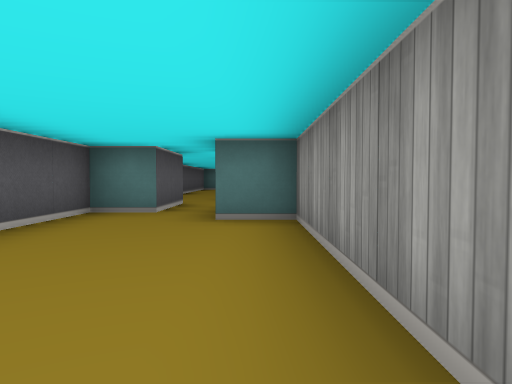
View 1 (above)

13 first-person views from a walk through a cub3D maze. The camera is about half as high as the walls, tilts 2° down and sees 70° across. The floor is counted in squares. Each view is taken from the middle of a square. On the plan, view 1 faces up. The plan holds only what a view shows up to about 9 squares ahead; the rest is blank.

View 2
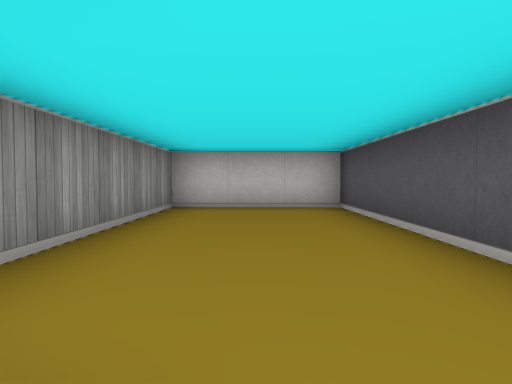

View 3
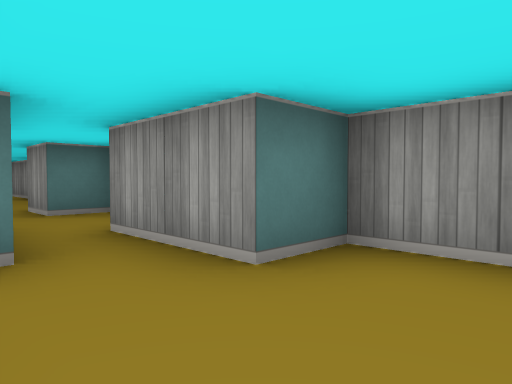

View 4
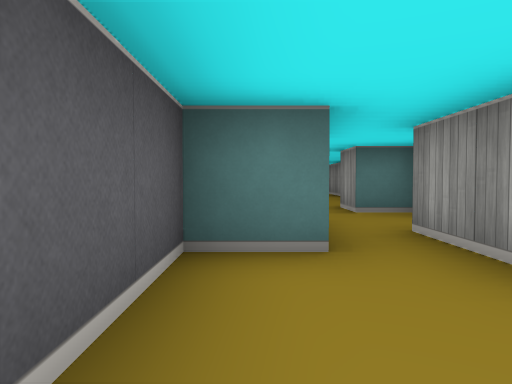

View 5
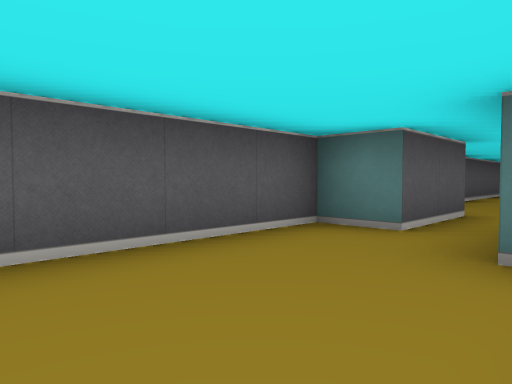

View 6
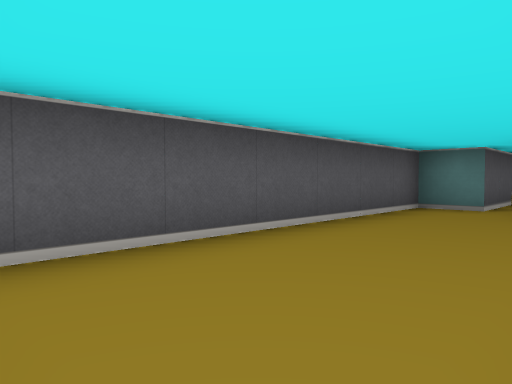

View 7
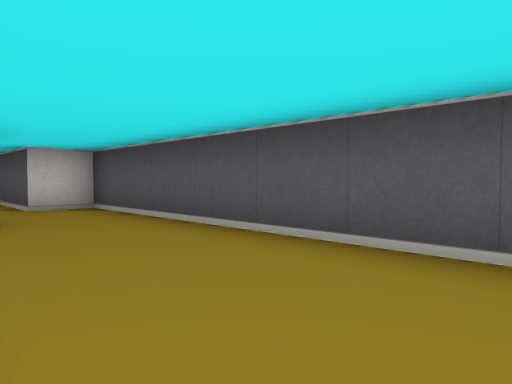

View 8
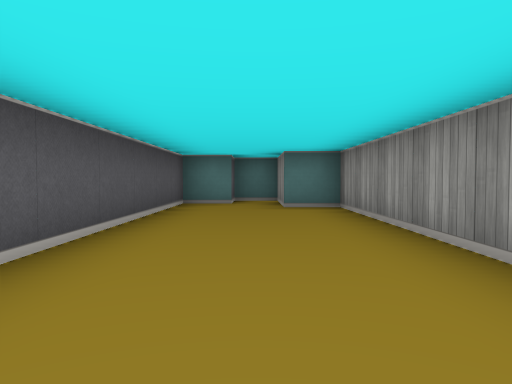

View 9
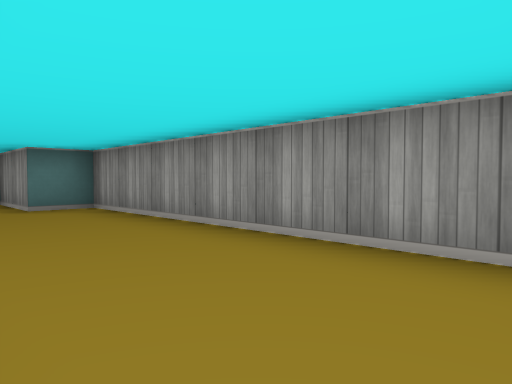

View 10
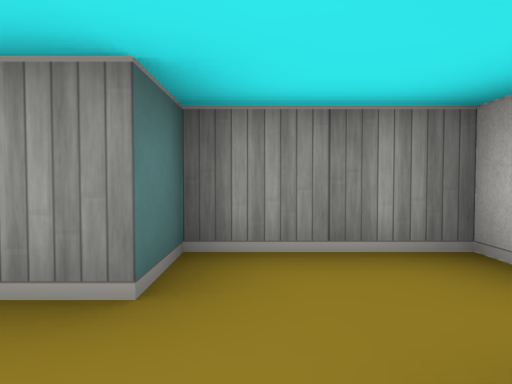

View 11
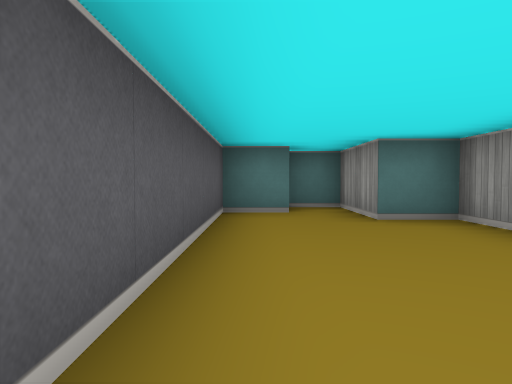

View 12
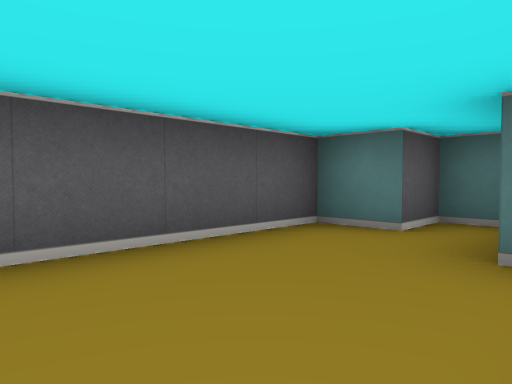

View 13
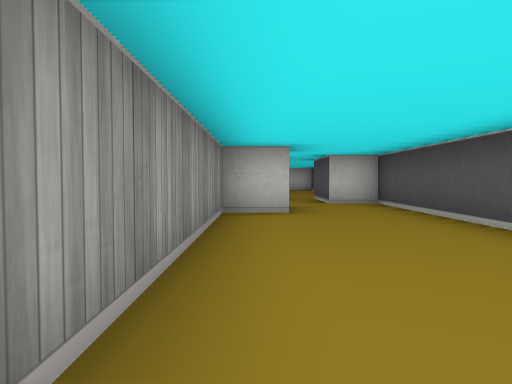

### Floor plan
Points are (right, up) in squares from view 1. A wall is a line through its corners. A room is listed if a view was taken in it or the views show most of it. See-through windows are left out.
Room 1 (views 1, 2, 3, 4, 5, 6)
walls: (-1.5, 6.5) (-1.5, 5.5) (-2.5, 5.5) (-2.5, -1.5) (0.5, -1.5) (0.5, 4.5) (-0.5, 4.5) (-0.5, 6.5)
ways out: opening at (-1, 6) to room 2
Room 2 (views 7, 8, 9, 10, 11, 12, 13)
walls: (0.5, 6.4) (0.5, 8.5) (-0.5, 8.5) (-0.5, 9.5) (0.5, 9.5) (0.5, 16.5) (-0.5, 16.5) (-0.5, 18.5) (-1.5, 18.5) (-1.5, 17.5) (-2.5, 17.5) (-2.5, 7.5) (-1.5, 7.5) (-1.5, 6.5)
ways out: opening at (-1, 6) to room 1

Positions as (right, up) in squares from view 1, and headings:
1: (0, 0), facing up
2: (-1, 5), facing down
3: (-2, 3), facing up-right
4: (-2, 3), facing up
5: (0, 2), facing up-left
6: (0, -1), facing up-left
7: (0, 14), facing down-left
8: (-1, 10), facing up
9: (-2, 10), facing up-right
10: (-2, 8), facing right
11: (-2, 12), facing up
12: (0, 14), facing up-left
13: (0, 15), facing down
